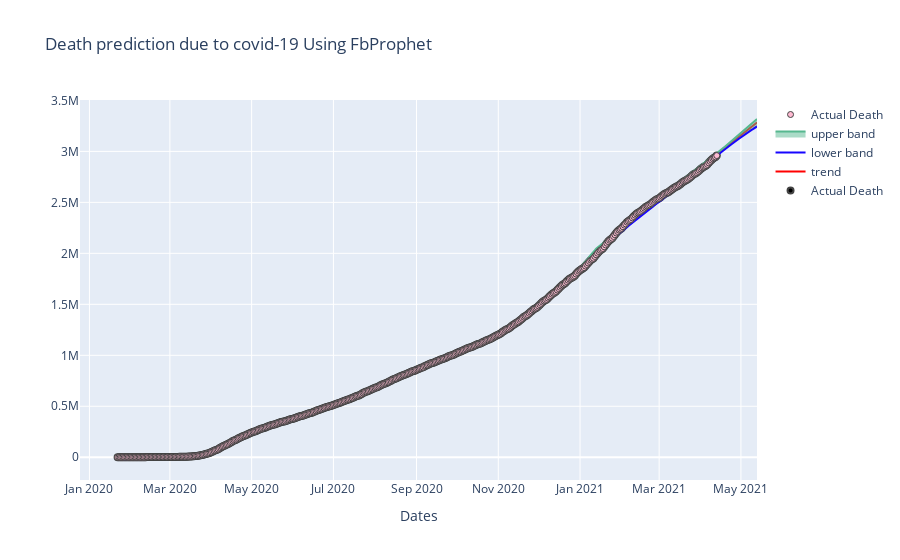

The code cell stored with this chart in its notebook:
### Code cell
py.offline.iplot(figure)
# plt.show()

### Figure 1 — Plotly figure (JSON) as saved in the notebook; plotly's stock layout.template omitted (floating-point values rounded to 4 significant figures; data arrays with more than 128 entries replaced by an {"elided": "..."} marker saying what was removed)
{"data": [{"marker": {"color": "black", "line": {"width": 2}}, "mode": "markers", "name": "Actual Death", "type": "scatter", "x": {"elided": "448 str values"}, "y": {"elided": "448 int values"}}, {"marker": {"color": "red", "line": {"width": 3}}, "mode": "lines", "name": "trend", "type": "scatter", "x": {"elided": "478 str values"}, "y": {"elided": "478 float values"}}, {"line": {"color": "#1705ff"}, "mode": "lines", "name": "lower band", "type": "scatter", "x": {"elided": "478 str values"}, "y": {"elided": "478 float values"}}, {"fill": "tonexty", "line": {"color": "#57b88f"}, "mode": "lines", "name": "upper band", "type": "scatter", "x": {"elided": "478 str values"}, "y": {"elided": "478 float values"}}, {"marker": {"color": "#FFBAD2", "line": {"width": 1}}, "mode": "markers", "name": "Actual Death", "type": "scatter", "x": {"elided": "448 str values"}, "y": {"elided": "448 int values"}}], "layout": {"title": {"text": "Death prediction due to covid-19 Using FbProphet"}, "xaxis": {"ticklen": 2, "title": {"text": "Dates"}, "zeroline": true}}}
